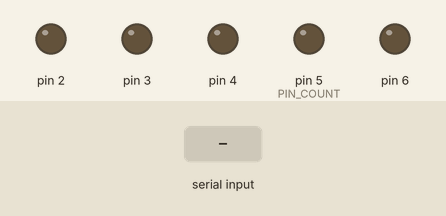
This sketch was run on a simulated Arduino Uno, built with avr-gcc and run on an emulated ATmega328P. Shown: output pins drawn as LEDs (lit = HIGH). The inputs (shaded band) are chosen by the test bench. What the sketch prints to the serial monitor is not drawn.

Above: at 1.2 s.
1.3 s: byte 30 received over Serial
At 2.3 s:
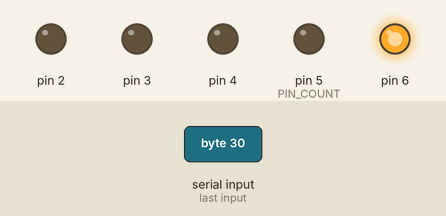
2.8 s: byte 90 received over Serial
At 3.5 s:
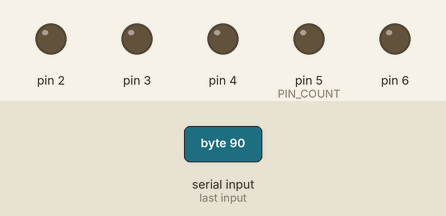
Timing chart, 0 to 5.8 s (numbered marks = the images above; inputs shaded):
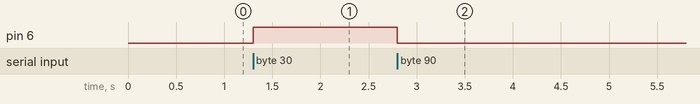

Measured:
- after the input at 1.3 s, pin 6: LOW → HIGH at once
- after the input at 2.8 s, pin 6: HIGH → LOW at once

The sketch:

arduino-remote.ino
```cpp
// (licence header left out)
// Number of pins connected
#define PIN_COUNT 5
#define BAUD 9600

// Pins of connected output devices (presumably LEDs)
uint8_t pins[PIN_COUNT] = { PIN6, PIN5, PIN4, PIN3, PIN2 };

// Cached states of pins to save digitalReads
bool states[PIN_COUNT];

// Toggles physical and cached state of given pin
void toggle(uint8_t pin_id) {
  states[pin_id] = !states[pin_id];
  digitalWrite(pins[pin_id], states[pin_id]);
  Serial.write((uint8_t*)states, PIN_COUNT);
}

void setup() {
  Serial.begin(BAUD);

  for (int i = 0; i < PIN_COUNT; i++) {
    states[i] = false;
    pinMode(pins[i], OUTPUT);
  }

  // Confirm ready by transmitting PIN_COUNT
  Serial.write(PIN_COUNT);
}

void loop() {
  int input, pin_id;

  if (Serial.available() > 0) {
    input = Serial.read();

    pin_id = input % PIN_COUNT;
    toggle(pin_id);
  }
}
```
